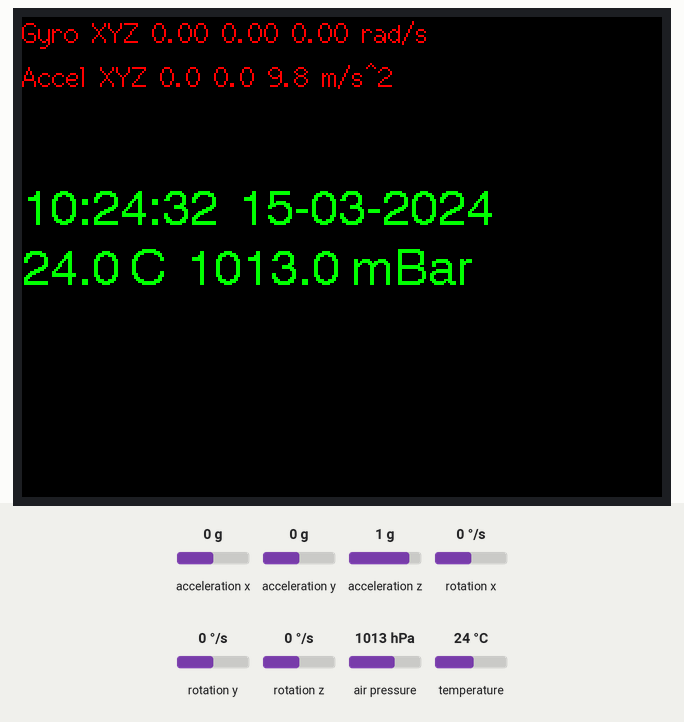
Bench run of a sketch on a simulated ESP32. On the bench: 320×240 colour display. The inputs (shaded band) are chosen by the test bench; at power-on: acceleration x 0 g, acceleration y 0 g, acceleration z 1 g, rotation x 0 °/s, rotation y 0 °/s, rotation z 0 °/s, air pressure 1013 hPa, temperature 24 °C. WiFi joins after 1.5 s; servers stay silent unless stated; network time is answered at once with the bench clock; the local clock reads 2024-03-15 10:24:30 at power-on unless the sketch sets it; what the sketch prints to the serial monitor is not drawn.

Above: at 2.9 s.
3.0 s: acceleration x set to -1.4 g
At 4.4 s:
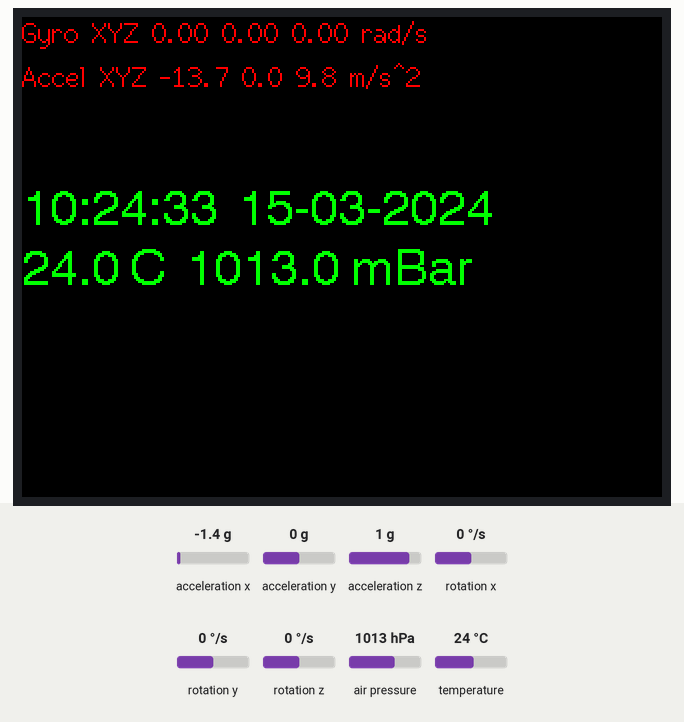
6.2 s: acceleration y set to -1.4 g
At 7.5 s:
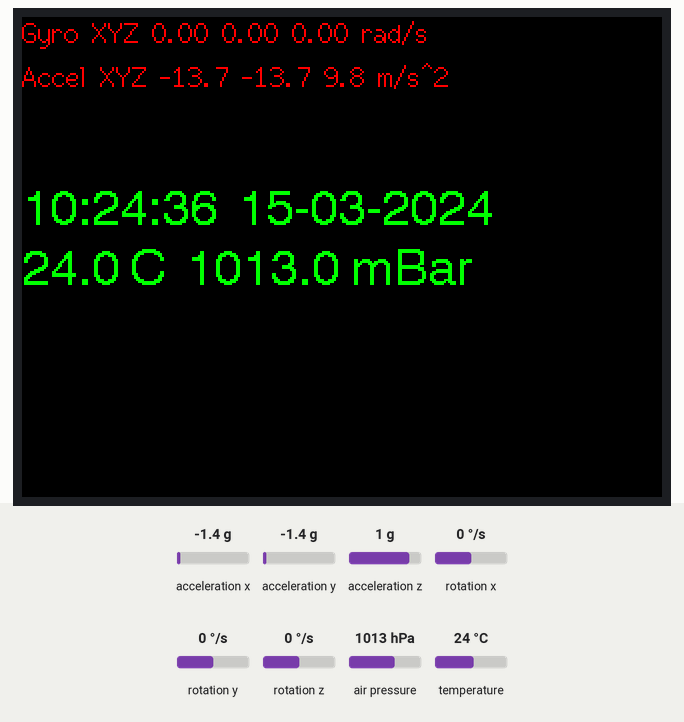
9.2 s: acceleration z set to -1.4 g
At 10.4 s:
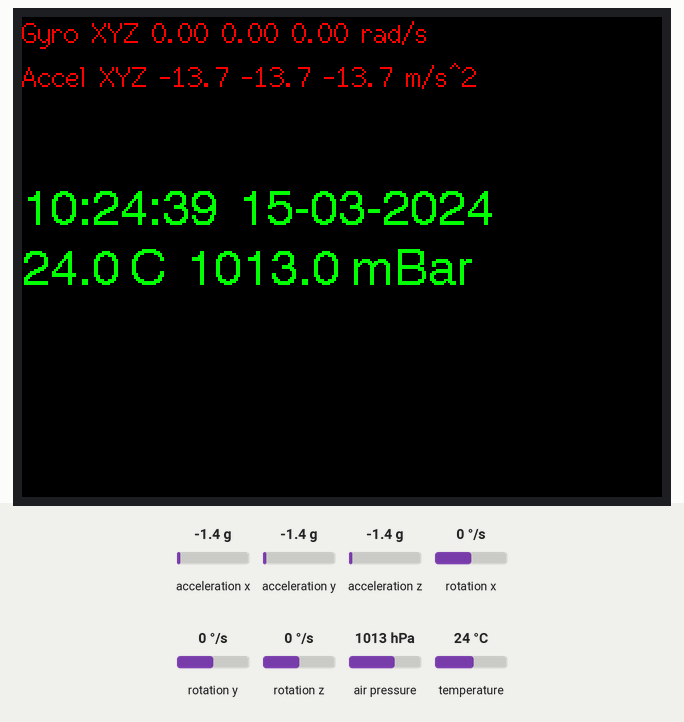
12.2 s: rotation x set to -192 °/s
At 13.5 s:
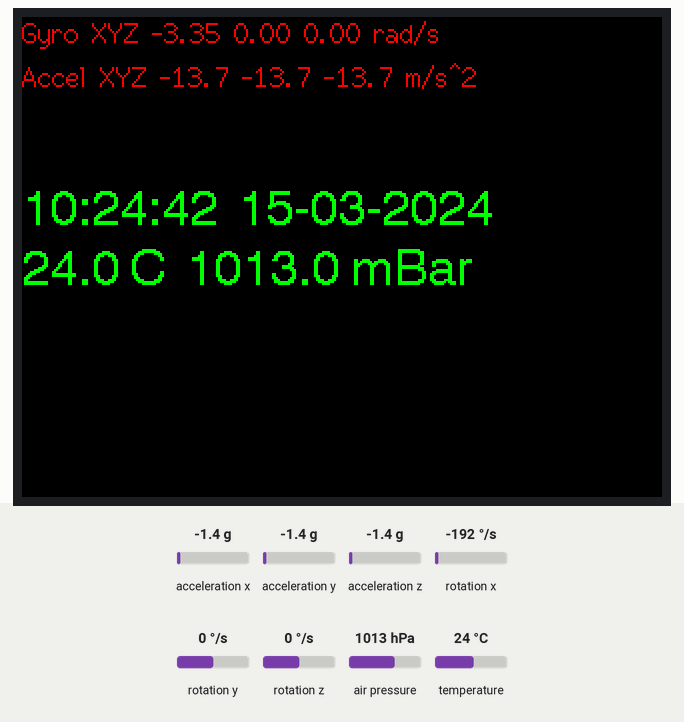
15.2 s: rotation y set to -192 °/s
At 16.5 s:
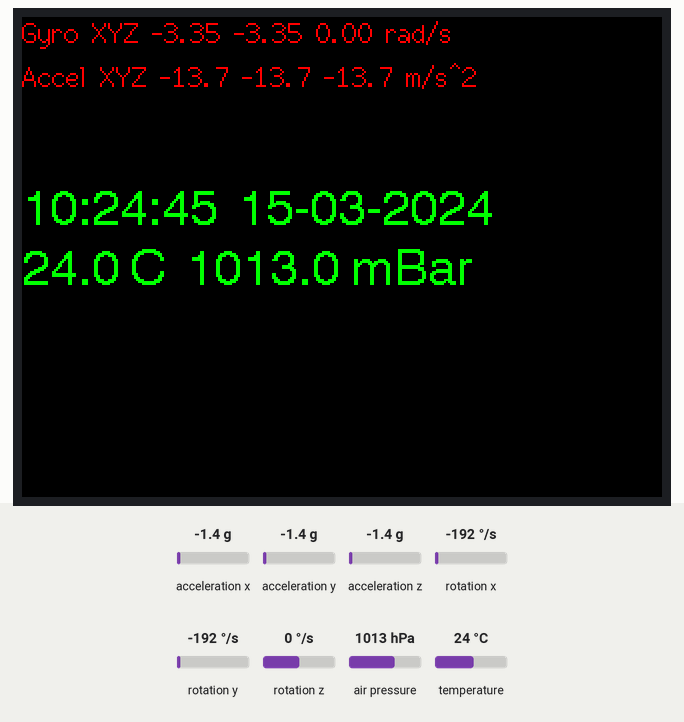
18.2 s: rotation z set to -192 °/s
At 19.5 s:
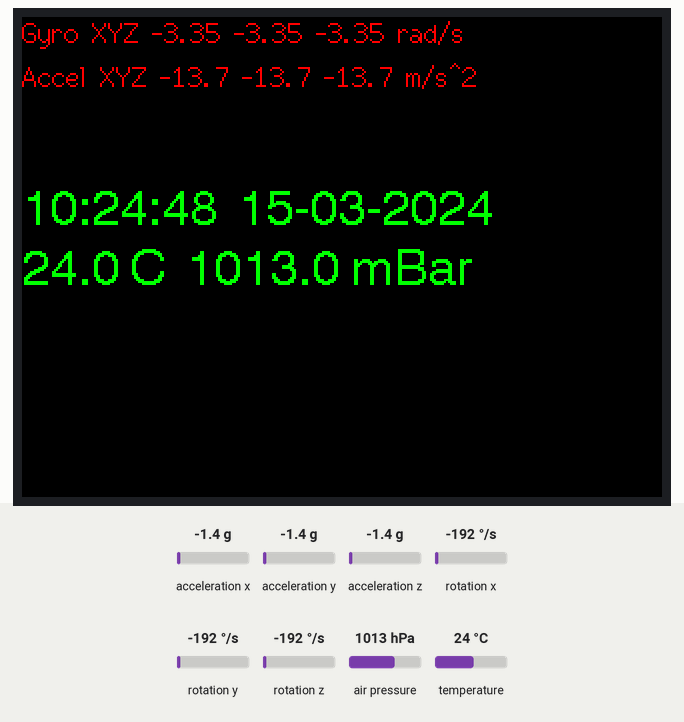
Timing chart, 0 to 21.2 s (numbered marks = the images above; inputs shaded):
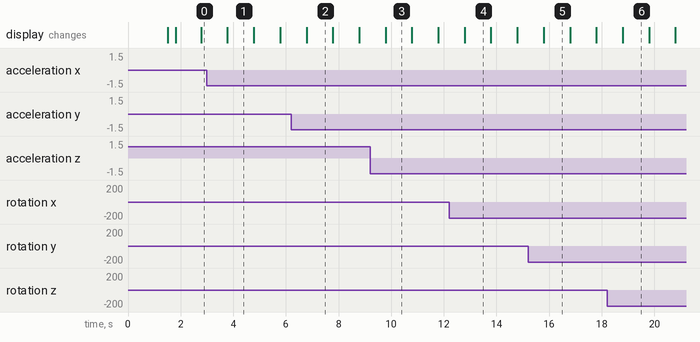

The sketch:

TTGO_ESP32_Display1.ino
```cpp
#include <TFT_eSPI.h>
#include <SPI.h>
#include <Adafruit_BMP085.h>
#include <Adafruit_MPU6050.h>
#include <WiFi.h>
#include <NTPClient.h>

// Replace with your WiFi credentials
const char* ssid = "xxxxxxxxx";
const char* password = "xxxxx";

WiFiUDP ntpUDP;
NTPClient timeClient(ntpUDP);
Adafruit_BMP085 bmp;
Adafruit_MPU6050 mpu;
TFT_eSPI tft = TFT_eSPI();
int wifiTimeOutCounter = 0;
uint32_t targetTime = 0;
uint32_t chipId = 0;

void setup(void) {
  Serial.begin(115200);
  while (!Serial)
    delay(10);
  Serial.println("Booting...");

  for (int i = 0; i < 17; i = i + 8) chipId |= ((ESP.getEfuseMac() >> (40 - i)) & 0xff) << i;
  Serial.printf("ESP32 Chip model = %s Rev %d\n", ESP.getChipModel(), ESP.getChipRevision());
  Serial.printf("This chip has %d cores\n", ESP.getChipCores());
  Serial.print("Chip ID: ");
  Serial.println(chipId);

  Serial.print("Connecting to ");
  Serial.println(ssid);
  WiFi.begin(ssid, password);
  while (WiFi.status() != WL_CONNECTED) {
    delay(500);
    Serial.print(".");
    wifiTimeOutCounter++;
    if (wifiTimeOutCounter >= 60) ESP.restart();
  }
  Serial.println("");
  Serial.println("WiFi connected.");
  Serial.print("IP address: ");
  Serial.println(WiFi.localIP());
  timeClient.begin();
  timeClient.setTimeOffset(-3600 * 5);

  if (!mpu.begin()) Serial.println("Failed to find MPU6050 chip");
  if (!bmp.begin()) Serial.println("BMP180 Sensor not found ! ! !");

  mpu.setAccelerometerRange(MPU6050_RANGE_2_G);
  mpu.setGyroRange(MPU6050_RANGE_250_DEG);
  mpu.setFilterBandwidth(MPU6050_BAND_5_HZ);

  tft.init();
  tft.setRotation(1);
  tft.fillScreen(TFT_BLACK);
}

// Leider fehlt das in der Standard-Libary
String getFormattedDate() {
#define LEAP_YEAR(Y) ((Y > 0) && !(Y % 4) && ((Y % 100) || !(Y % 400)))
  unsigned long rawTime = timeClient.getEpochTime() / 86400L;
  unsigned long days = 0, year = 1970;
  uint8_t month;
  static const uint8_t monthDays[] = { 31, 28, 31, 30, 31, 30, 31, 31, 30, 31, 30, 31 };
  while ((days += (LEAP_YEAR(year) ? 366 : 365)) <= rawTime)
    year++;
  rawTime -= days - (LEAP_YEAR(year) ? 366 : 365);
  days = 0;
  for (month = 0; month < 12; month++) {
    uint8_t monthLength;
    if (month == 1) {
      monthLength = LEAP_YEAR(year) ? 29 : 28;
    } else {
      monthLength = monthDays[month];
    }
    if (rawTime < monthLength) break;
    rawTime -= monthLength;
  }
  String monthStr = ++month < 10 ? "0" + String(month) : String(month);
  String dayStr = ++rawTime < 10 ? "0" + String(rawTime) : String(rawTime);
  //return String(year) + "-" + monthStr + "-" + dayStr;
  return String(dayStr) + "-" + monthStr + "-" + year;
}

void loop() {
  if (targetTime < millis()) {
    targetTime = millis() + 1000;
    render();
  }
}

static void render() {
  String strtmp;
  sensors_event_t a, g, temp;
  mpu.getEvent(&a, &g, &temp);

  tft.setTextColor(TFT_RED, TFT_BLACK);
  strtmp = "Gyro XYZ " + String(g.gyro.x, 2) + " "
           + String(g.gyro.y, 2) + " "
           + String(g.gyro.z, 2) + " rad/s    ";
  tft.drawString(strtmp,0,0,2);
  strtmp = "Accel XYZ " + String(a.acceleration.x, 1) + " "
           + String(a.acceleration.y, 1) + " "
           + String(a.acceleration.z, 1) + " m/s^2   ";
  tft.drawString(strtmp,0,22,2);

  tft.setTextColor(TFT_GREEN, TFT_BLACK);
  timeClient.update();
  strtmp = timeClient.getFormattedTime() + "  " + getFormattedDate();
  if (timeClient.isTimeSet()) tft.drawString(strtmp, 0, 85, 4);

  tft.setTextColor(TFT_GREEN, TFT_BLACK);
  strtmp = String(bmp.readTemperature(), 1) + " C  ";
  strtmp = strtmp + String((float)bmp.readPressure() / 100.0, 1) + " mBar";
  tft.drawString(strtmp, 0, 115, 4);

  Serial.print("AccelX:");
  Serial.print(a.acceleration.x);
  Serial.print(",");
  Serial.print("AccelY:");
  Serial.print(a.acceleration.y);
  Serial.print(",");
  Serial.print("AccelZ:");
  Serial.print(a.acceleration.z);
  Serial.print(", ");
  Serial.print("GyroX:");
  Serial.print(g.gyro.x);
  Serial.print(",");
  Serial.print("GyroY:");
  Serial.print(g.gyro.y);
  Serial.print(",");
  Serial.print("GyroZ:");
  Serial.println(g.gyro.z);

}
```

Measured:
- what the display in image 1 shows lasts 1.0 s, from 3.8 s to 4.8 s
